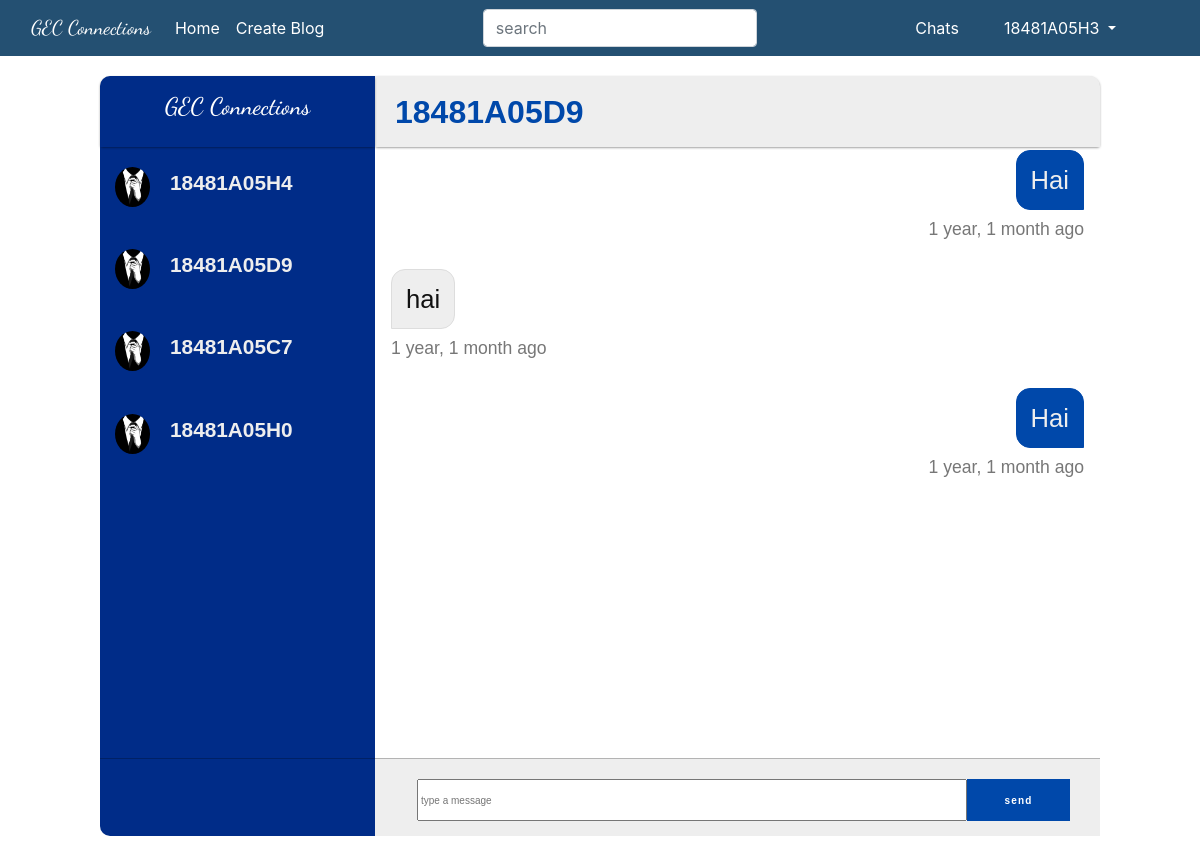
Page /direct/directs/18481A05D9 (signed in) on the committed database.
### accounts/models.py (models this page shows, shortened)
class Profile(models.Model):
	user = models.OneToOneField(User,on_delete = models.CASCADE,related_name="profile")
	pic  = models.ImageField(default='pic.jpg',upload_to = '',blank = True)
	bio = models.TextField(blank = True)
	branch = models.CharField(max_length=50,blank=True,null=True)
	year_pass_out = models.CharField(max_length=4,blank=True,null=True)
	facebook_url = models.CharField(max_length=299,blank=True,null=True)
	instagram_url = models.CharField(max_length=299,blank=True,null=True)
	linkedin_url = models.CharField(max_length=299,blank=True,null=True)
	twitter_url = models.CharField(max_length=299,blank=True,null=True)

### direct/models.py (models this page shows, shortened)
class Message(models.Model):
	user = models.ForeignKey(User,on_delete=models.CASCADE,related_name='user')
	sender = models.ForeignKey(User,on_delete=models.CASCADE,related_name='from_user')
	recipient = models.ForeignKey(User,on_delete=models.CASCADE,related_name='to_user')
	body = models.TextField(blank=True,null=True)
	date = models.DateTimeField(auto_now_add=True)
	is_read = models.BooleanField(default=False)
	def get_messages(user):
		users = []
		messages = Message.objects.filter(user=user).values('recipient').annotate(last=Max('date')).order_by('-last')
		for message in messages:
			users.append({
				'user': User.objects.get(pk=message['recipient']),
				'last': message['last'],
				'unread' : Message.objects.filter(user=user,recipient__pk=message['recipient'],is_read=False).count()
				})
		return users

### direct/views.py (the view)
# urls.py: path('directs/<username>',Directs,name='directs'),
@login_required
def Directs(request, username):
	user = request.user
	messages = Message.get_messages(user=user)
	active_direct = username
	directs = Message.objects.filter(user=user, recipient__username=username)
	directs.update(is_read=True)
	for message in messages:
		if message['user'].username == username:
			message['unread'] = 0
	context = {
		'directs': directs,
		'messages': messages,
		'active_direct':active_direct,
	}
	template = loader.get_template('direct/direct.html')
	return HttpResponse(template.render(context, request))

### direct/views.py (called while the page is built)
def checkDirects(request):
	directs_count = 0
	if request.user.is_authenticated:
		directs_count = Message.objects.filter(user=request.user, is_read=False).count()
	return {'directs_count':directs_count}

### direct/templates/direct/direct.html (shortened to what this page needs)
<!DOCTYPE html>
<html lang="en">
<head>
  {% load humanize %}
    {% load static %}
    <link rel="stylesheet" type ="text/css" media="screen" href = "{% static 'css/direct.css' %}"/>
<link rel="stylesheet" href="https://stackpath.bootstrapcdn.com/bootstrap/4.4.1/css/bootstrap.min.css">
</head>
<body>
<nav class="navbar navbar-expand-lg navbar-light" style="background-color:#245072">
  <div class="container-fluid">
    <a class="navbar-brand" href="{% url 'home' %}" style="color:white;font-family:Dancing Script, cursive;">GEC Connections</a>
    <div class="collapse navbar-collapse" id="navbarSupportedContent">
      <ul class="navbar-nav me-auto mb-2 mb-lg-0">
        <li class="nav-item">
          <a class="nav-link active" aria-current="page" href="{% url 'home' %}" style="color:white;">
        Home
        </a>
        </li>
      </ul>
        {% if user.is_authenticated %}
    <ul class="navbar-nav">
        <li class="nav-item" >
          <a class="nav-link active" href="{% url 'add_post' %}" style="color:white">Create Blog</a>
        </li>
      </ul>
          <form method = "get" action ="/search"class="form-inline mx-auto order-0">
      <input class="form-control" type="search" placeholder="search" aria-label="Search" name = "query" id="query">
    </form>
    </div>
    <ul class="navbar-nav ml-auto mr-sm-4">
        <li class="nav-item" >
          <a class="nav-link active" href="{% url 'inbox' %}" style="color:white">Chats</a>
        </li>
      </ul>
       <ul class="navbar-nav ml-auto">
          <li class="nav-item" >
            <div class="dropdown">
                <button class=" btn dropdown-toggle" id="dropdownMenuButton" data-toggle="dropdown" style="color:white">
                {{ user.username }}
                </button>
    </div>
    </div>
        {% endif %}
</nav>
<div class = "container">
    <div id ="chat-container">
        <div id = "search-container">
            <h4 align="center" style="color: white;font-family:Dancing Script, cursive;">GEC Connections</h4>
        </div>
        <div id = "conversation-list">
        {% for message in messages %}
         <a class="{% if active_direct == message.user.username %} active {% endif %}" href="{%url 'directs' message.user.username %}">
            <div class = "conversation">
                <img src = "{{ message.user.profile.pic.url }}" alt="profilepic1"/>
                <div class="title-text">
                     {{ message.user.username }}
                </div>
            </div>
          </a>
    {% endfor %}
        </div>
        <div id = "new-message-container">
        </div>
        <div id = "chat-title">
            <span>  {% for message in messages %}
                        {% if active_direct == message.user.username %}
                          {{ message.user.username }}
                        {% endif %}
                    {% endfor %}</span>
        </div>
        <div id = "chat-message-list">
         {% for direct in directs %}
        {% if user.id == direct.sender.id %}
            <div class="message-row you-message">
                <div class="message-text">{{direct.body}}</div>
                <div class="message-time">{{direct.date |naturaltime}}</div>
            </div>
        {% else %}
            <div class="message-row other-message">
                <div class="message-text">{{direct.body}}</div>
                <div class="message-time">{{direct.date |naturaltime}}</div>
            </div>
        {% endif %}
        {% endfor %}
        </div>
        <div id = "chat-form">
             <form method="POST" action="{% url 'send_direct' %}">
            <input type = "text" name="body" placeholder="type a message"/>
            <button id="btn" type="submit" name="action">send</button>
        </div>
    </div>
</div>
</body>
</html>

### myblog/static/css/direct.css (style rules this page uses)
.container { display: flex; justify-content: center; align-items: center; min-height: 100vh; margin: 0 auto; padding: 20px; font-family: Arial, Helvetica, sans-serif; font-size: 10px; }
#chat-container { display: grid; grid: "search-container chat-title" 71px "conversation-list chat-message-list" 1fr "new-message-container chat-form" 78px / 275px 1fr; min-width: 800px; max-width: 1000px; max-height: 800px; width: 100%; height: 95vh; background: #fff; border-radius: 10px; position: relative; }
#search-container, #conversation-list, #new-message-container { background: #002c88; }
#search-container { display: grid; align-items: center; padding: 0 20px; grid-area: search-container; border-radius: 10px 0 0 0; box-shadow: 0 1px 3px -1px rgba(0, 0, 0, 0.75); z-index: 1; }
#conversation-list { grid-area: conversation-list; overflow-y: scroll; }
.conversation { display: grid; grid-template-columns: 40px 1fr max-content; grid-gap: 10px; color: #ddd; font-size: 1.3rem; border-bottom: 1px solid #002c88; padding: 20px 20px 20px 15px; }
.conversation > img { grid-row: span 2; height: 40px; width: 35px; border-radius: 100%; }
.title-text { font-weight: bold; color: #eee; padding-left: 5px; white-space: nowrap; overflow-x: hidden; text-overflow: ellipsis; }
#new-message-container { display: grid; grid: 40px/40px; align-content: center; grid-area: new-message-container; border-top: 1px solid rgba(0, 0, 0, 0.25); border-radius: 0 0 0 10px; padding: 0 15px; }
#chat-title, #chat-form { background: #eee; }
#chat-title { display: grid; grid: 36px / 1fr 36px; align-content: center; align-items: center; grid-area: chat-title; color: #0048aa; font-weight: bold; font-size: 2rem; border-radius: 0 10px 0 0; box-shadow: 0 1px 3px -1px rgba(0, 0, 0, 0.75); padding: 0 20px; }
.message-row { display: grid; grid-template-columns: 70%; margin-bottom: 20px; }
.you-message { justify-content: end; justify-items: end; }
.other-message { justify-items: start; }
.message-text { padding: 10px 14px; font-size: 1.6rem; margin-bottom: 5px; margin: 3px 16px; }
.message-time { font-size: 1.1rem; color: #777; margin: 3px 16px; }
.you-message .message-text { background: #0048aa; color: #eee; border: 1px solid #0048aa; border-radius: 14px 14px 0 14px; }
.other-message .message-text { background: #eee; color: #111; border: 1px solid #ddd; border-radius: 14px 14px 14px 0; }
#chat-form form { display: grid; grid: 42px/550px 1fr; grid-area: chat-form; border-radius: 0 0 10px 0; border-top: 1px solid rgba(0, 0, 0, 0.25); padding-left: 42px; padding-right: 30px; padding-top: 20px; position: absolute; bottom: 0; right: 0; width: 100%; height: -webkit-fill-available; }
#btn { background: none; border: none; outline: none; background: #0048aa; color: #fff; cursor: pointer; font-weight: 650; letter-spacing: 1.2px; }

### rows in the picture
Message: body "Hai", date "1 year, 1 month ago"
Message: body "hai", date "1 year, 1 month ago"
Message: body "Hai", date "1 year, 1 month ago"

### other values in the picture
{{ user.username }} "18481A05H3"
{{ message.user.username }} "18481A05H4"
{{ message.user.username }} "18481A05D9"
{{ message.user.username }} "18481A05C7"
{{ message.user.username }} "18481A05H0"
